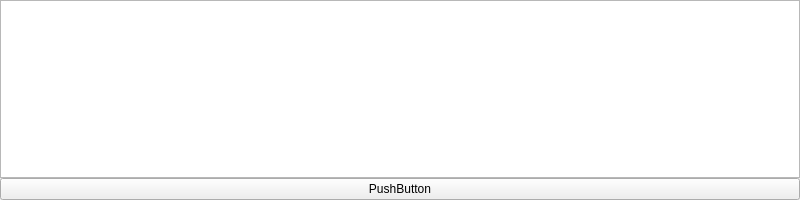
<?xml version="1.0" encoding="UTF-8"?>
<ui version="4.0">
 <class>KMessage</class>
 <widget class="QWidget" name="KMessage">
  <property name="geometry">
   <rect>
    <x>0</x>
    <y>0</y>
    <width>800</width>
    <height>200</height>
   </rect>
  </property>
  <property name="windowTitle">
   <string>Form</string>
  </property>
  <layout class="QGridLayout" name="gridLayout">
   <property name="leftMargin">
    <number>0</number>
   </property>
   <property name="topMargin">
    <number>0</number>
   </property>
   <property name="rightMargin">
    <number>0</number>
   </property>
   <property name="bottomMargin">
    <number>0</number>
   </property>
   <property name="spacing">
    <number>0</number>
   </property>
   <item row="0" column="0">
    <widget class="QTextBrowser" name="textBrowser"/>
   </item>
   <item row="1" column="0">
    <widget class="QPushButton" name="pushButton">
     <property name="text">
      <string>PushButton</string>
     </property>
    </widget>
   </item>
  </layout>
 </widget>
 <resources/>
 <connections/>
</ui>
